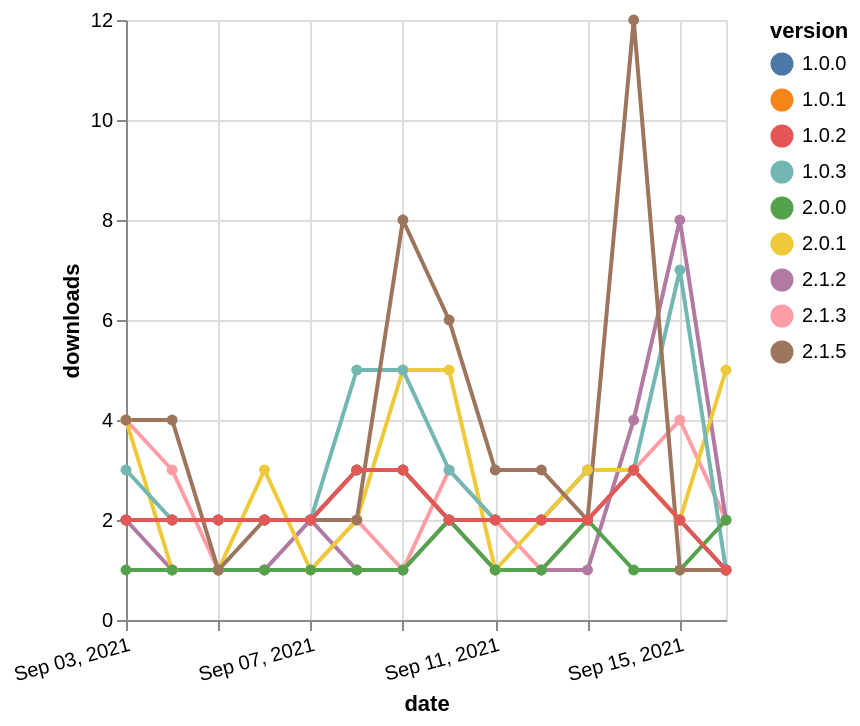

Vega-Lite specification for this chart:
### Vega-Lite specification from a JSON file in a GitHub repository (floating-point values rounded to 4 significant figures)
{"$schema": "https://vega.github.io/schema/vega-lite/v5.json", "description": "A simple bar chart with embedded data.", "data": {"values": [{"date": "2021-09-03", "total": 382, "delta": 4, "version": "2.1.3"}, {"date": "2021-09-04", "total": 385, "delta": 3, "version": "2.1.3"}, {"date": "2021-09-05", "total": 386, "delta": 1, "version": "2.1.3"}, {"date": "2021-09-06", "total": 387, "delta": 1, "version": "2.1.3"}, {"date": "2021-09-07", "total": 388, "delta": 1, "version": "2.1.3"}, {"date": "2021-09-08", "total": 390, "delta": 2, "version": "2.1.3"}, {"date": "2021-09-09", "total": 391, "delta": 1, "version": "2.1.3"}, {"date": "2021-09-10", "total": 394, "delta": 3, "version": "2.1.3"}, {"date": "2021-09-11", "total": 396, "delta": 2, "version": "2.1.3"}, {"date": "2021-09-12", "total": 397, "delta": 1, "version": "2.1.3"}, {"date": "2021-09-13", "total": 399, "delta": 2, "version": "2.1.3"}, {"date": "2021-09-14", "total": 402, "delta": 3, "version": "2.1.3"}, {"date": "2021-09-15", "total": 406, "delta": 4, "version": "2.1.3"}, {"date": "2021-09-16", "total": 408, "delta": 2, "version": "2.1.3"}, {"date": "2021-09-03", "total": 2586, "delta": 2, "version": "1.0.1"}, {"date": "2021-09-04", "total": 2588, "delta": 2, "version": "1.0.1"}, {"date": "2021-09-05", "total": 2590, "delta": 2, "version": "1.0.1"}, {"date": "2021-09-06", "total": 2592, "delta": 2, "version": "1.0.1"}, {"date": "2021-09-07", "total": 2594, "delta": 2, "version": "1.0.1"}, {"date": "2021-09-08", "total": 2597, "delta": 3, "version": "1.0.1"}, {"date": "2021-09-09", "total": 2600, "delta": 3, "version": "1.0.1"}, {"date": "2021-09-10", "total": 2602, "delta": 2, "version": "1.0.1"}, {"date": "2021-09-11", "total": 2604, "delta": 2, "version": "1.0.1"}, {"date": "2021-09-12", "total": 2606, "delta": 2, "version": "1.0.1"}, {"date": "2021-09-13", "total": 2608, "delta": 2, "version": "1.0.1"}, {"date": "2021-09-14", "total": 2611, "delta": 3, "version": "1.0.1"}, {"date": "2021-09-15", "total": 2613, "delta": 2, "version": "1.0.1"}, {"date": "2021-09-16", "total": 2614, "delta": 1, "version": "1.0.1"}, {"date": "2021-09-03", "total": 213, "delta": 2, "version": "2.1.2"}, {"date": "2021-09-04", "total": 214, "delta": 1, "version": "2.1.2"}, {"date": "2021-09-05", "total": 215, "delta": 1, "version": "2.1.2"}, {"date": "2021-09-06", "total": 216, "delta": 1, "version": "2.1.2"}, {"date": "2021-09-07", "total": 218, "delta": 2, "version": "2.1.2"}, {"date": "2021-09-08", "total": 219, "delta": 1, "version": "2.1.2"}, {"date": "2021-09-09", "total": 220, "delta": 1, "version": "2.1.2"}, {"date": "2021-09-10", "total": 222, "delta": 2, "version": "2.1.2"}, {"date": "2021-09-11", "total": 223, "delta": 1, "version": "2.1.2"}, {"date": "2021-09-12", "total": 224, "delta": 1, "version": "2.1.2"}, {"date": "2021-09-13", "total": 225, "delta": 1, "version": "2.1.2"}, {"date": "2021-09-14", "total": 229, "delta": 4, "version": "2.1.2"}, {"date": "2021-09-15", "total": 237, "delta": 8, "version": "2.1.2"}, {"date": "2021-09-16", "total": 239, "delta": 2, "version": "2.1.2"}, {"date": "2021-09-03", "total": 2757, "delta": 2, "version": "1.0.0"}, {"date": "2021-09-04", "total": 2759, "delta": 2, "version": "1.0.0"}, {"date": "2021-09-05", "total": 2761, "delta": 2, "version": "1.0.0"}, {"date": "2021-09-06", "total": 2763, "delta": 2, "version": "1.0.0"}, {"date": "2021-09-07", "total": 2765, "delta": 2, "version": "1.0.0"}, {"date": "2021-09-08", "total": 2768, "delta": 3, "version": "1.0.0"}, {"date": "2021-09-09", "total": 2771, "delta": 3, "version": "1.0.0"}, {"date": "2021-09-10", "total": 2773, "delta": 2, "version": "1.0.0"}, {"date": "2021-09-11", "total": 2775, "delta": 2, "version": "1.0.0"}, {"date": "2021-09-12", "total": 2777, "delta": 2, "version": "1.0.0"}, {"date": "2021-09-13", "total": 2780, "delta": 3, "version": "1.0.0"}, {"date": "2021-09-14", "total": 2783, "delta": 3, "version": "1.0.0"}, {"date": "2021-09-15", "total": 2785, "delta": 2, "version": "1.0.0"}, {"date": "2021-09-16", "total": 2786, "delta": 1, "version": "1.0.0"}, {"date": "2021-09-03", "total": 1199, "delta": 4, "version": "2.0.1"}, {"date": "2021-09-04", "total": 1200, "delta": 1, "version": "2.0.1"}, {"date": "2021-09-05", "total": 1201, "delta": 1, "version": "2.0.1"}, {"date": "2021-09-06", "total": 1204, "delta": 3, "version": "2.0.1"}, {"date": "2021-09-07", "total": 1205, "delta": 1, "version": "2.0.1"}, {"date": "2021-09-08", "total": 1207, "delta": 2, "version": "2.0.1"}, {"date": "2021-09-09", "total": 1212, "delta": 5, "version": "2.0.1"}, {"date": "2021-09-10", "total": 1217, "delta": 5, "version": "2.0.1"}, {"date": "2021-09-11", "total": 1218, "delta": 1, "version": "2.0.1"}, {"date": "2021-09-12", "total": 1220, "delta": 2, "version": "2.0.1"}, {"date": "2021-09-13", "total": 1223, "delta": 3, "version": "2.0.1"}, {"date": "2021-09-14", "total": 1226, "delta": 3, "version": "2.0.1"}, {"date": "2021-09-15", "total": 1228, "delta": 2, "version": "2.0.1"}, {"date": "2021-09-16", "total": 1233, "delta": 5, "version": "2.0.1"}, {"date": "2021-09-03", "total": 4637, "delta": 3, "version": "1.0.3"}, {"date": "2021-09-04", "total": 4639, "delta": 2, "version": "1.0.3"}, {"date": "2021-09-05", "total": 4641, "delta": 2, "version": "1.0.3"}, {"date": "2021-09-06", "total": 4643, "delta": 2, "version": "1.0.3"}, {"date": "2021-09-07", "total": 4645, "delta": 2, "version": "1.0.3"}, {"date": "2021-09-08", "total": 4650, "delta": 5, "version": "1.0.3"}, {"date": "2021-09-09", "total": 4655, "delta": 5, "version": "1.0.3"}, {"date": "2021-09-10", "total": 4658, "delta": 3, "version": "1.0.3"}, {"date": "2021-09-11", "total": 4660, "delta": 2, "version": "1.0.3"}, {"date": "2021-09-12", "total": 4662, "delta": 2, "version": "1.0.3"}, {"date": "2021-09-13", "total": 4664, "delta": 2, "version": "1.0.3"}, {"date": "2021-09-14", "total": 4667, "delta": 3, "version": "1.0.3"}, {"date": "2021-09-15", "total": 4674, "delta": 7, "version": "1.0.3"}, {"date": "2021-09-16", "total": 4675, "delta": 1, "version": "1.0.3"}, {"date": "2021-09-03", "total": 205, "delta": 1, "version": "2.0.0"}, {"date": "2021-09-04", "total": 206, "delta": 1, "version": "2.0.0"}, {"date": "2021-09-05", "total": 207, "delta": 1, "version": "2.0.0"}, {"date": "2021-09-06", "total": 208, "delta": 1, "version": "2.0.0"}, {"date": "2021-09-07", "total": 209, "delta": 1, "version": "2.0.0"}, {"date": "2021-09-08", "total": 210, "delta": 1, "version": "2.0.0"}, {"date": "2021-09-09", "total": 211, "delta": 1, "version": "2.0.0"}, {"date": "2021-09-10", "total": 213, "delta": 2, "version": "2.0.0"}, {"date": "2021-09-11", "total": 214, "delta": 1, "version": "2.0.0"}, {"date": "2021-09-12", "total": 215, "delta": 1, "version": "2.0.0"}, {"date": "2021-09-13", "total": 217, "delta": 2, "version": "2.0.0"}, {"date": "2021-09-14", "total": 218, "delta": 1, "version": "2.0.0"}, {"date": "2021-09-15", "total": 219, "delta": 1, "version": "2.0.0"}, {"date": "2021-09-16", "total": 221, "delta": 2, "version": "2.0.0"}, {"date": "2021-09-03", "total": 60, "delta": 4, "version": "2.1.5"}, {"date": "2021-09-04", "total": 64, "delta": 4, "version": "2.1.5"}, {"date": "2021-09-05", "total": 65, "delta": 1, "version": "2.1.5"}, {"date": "2021-09-06", "total": 67, "delta": 2, "version": "2.1.5"}, {"date": "2021-09-07", "total": 69, "delta": 2, "version": "2.1.5"}, {"date": "2021-09-08", "total": 71, "delta": 2, "version": "2.1.5"}, {"date": "2021-09-09", "total": 79, "delta": 8, "version": "2.1.5"}, {"date": "2021-09-10", "total": 85, "delta": 6, "version": "2.1.5"}, {"date": "2021-09-11", "total": 88, "delta": 3, "version": "2.1.5"}, {"date": "2021-09-12", "total": 91, "delta": 3, "version": "2.1.5"}, {"date": "2021-09-13", "total": 93, "delta": 2, "version": "2.1.5"}, {"date": "2021-09-14", "total": 105, "delta": 12, "version": "2.1.5"}, {"date": "2021-09-15", "total": 106, "delta": 1, "version": "2.1.5"}, {"date": "2021-09-16", "total": 107, "delta": 1, "version": "2.1.5"}, {"date": "2021-09-03", "total": 2587, "delta": 2, "version": "1.0.2"}, {"date": "2021-09-04", "total": 2589, "delta": 2, "version": "1.0.2"}, {"date": "2021-09-05", "total": 2591, "delta": 2, "version": "1.0.2"}, {"date": "2021-09-06", "total": 2593, "delta": 2, "version": "1.0.2"}, {"date": "2021-09-07", "total": 2595, "delta": 2, "version": "1.0.2"}, {"date": "2021-09-08", "total": 2598, "delta": 3, "version": "1.0.2"}, {"date": "2021-09-09", "total": 2601, "delta": 3, "version": "1.0.2"}, {"date": "2021-09-10", "total": 2603, "delta": 2, "version": "1.0.2"}, {"date": "2021-09-11", "total": 2605, "delta": 2, "version": "1.0.2"}, {"date": "2021-09-12", "total": 2607, "delta": 2, "version": "1.0.2"}, {"date": "2021-09-13", "total": 2609, "delta": 2, "version": "1.0.2"}, {"date": "2021-09-14", "total": 2612, "delta": 3, "version": "1.0.2"}, {"date": "2021-09-15", "total": 2614, "delta": 2, "version": "1.0.2"}, {"date": "2021-09-16", "total": 2615, "delta": 1, "version": "1.0.2"}]}, "width": "container", "mark": {"type": "line", "point": {"filled": true}}, "encoding": {"x": {"field": "date", "type": "temporal", "timeUnit": "yearmonthdate", "title": "date", "axis": {"labelAngle": -15}}, "y": {"field": "delta", "type": "quantitative", "title": "downloads"}, "color": {"field": "version", "type": "nominal"}, "tooltip": {"field": "delta"}}}
